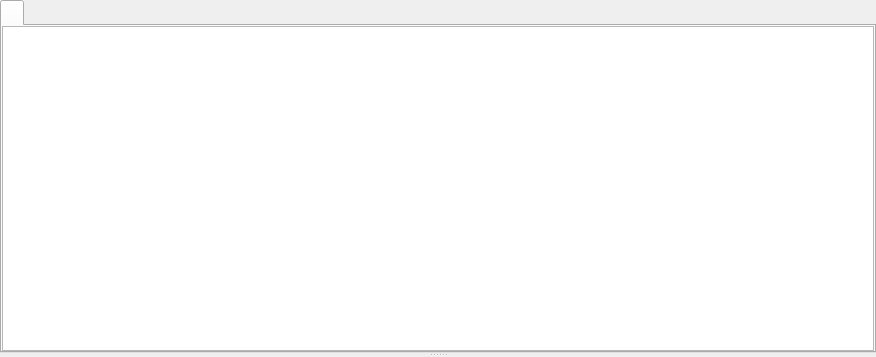
<?xml version="1.0" encoding="UTF-8"?>
<ui version="4.0">
 <class>Form</class>
 <widget class="QWidget" name="Form">
  <property name="geometry">
   <rect>
    <x>0</x>
    <y>0</y>
    <width>876</width>
    <height>357</height>
   </rect>
  </property>
  <property name="windowTitle">
   <string>Form</string>
  </property>
  <layout class="QVBoxLayout" name="verticalLayout_2">
   <property name="margin">
    <number>0</number>
   </property>
   <item>
    <widget class="QSplitter" name="splitter">
     <property name="orientation">
      <enum>Qt::Vertical</enum>
     </property>
     <widget class="QTabWidget" name="fileInfoTabWidget">
      <widget class="QWidget" name="fileInfoTabWidgetPage1">
       <attribute name="title">
        <string/>
       </attribute>
       <layout class="QVBoxLayout" name="verticalLayout">
        <property name="margin">
         <number>0</number>
        </property>
        <item>
         <widget class="DataLaneSummaryTableView" name="laneSummaryTableView"/>
        </item>
       </layout>
      </widget>
     </widget>
     <widget class="QStackedWidget" name="viewerStack">
      <property name="sizePolicy">
       <sizepolicy hsizetype="Expanding" vsizetype="Preferred">
        <horstretch>0</horstretch>
        <verstretch>0</verstretch>
       </sizepolicy>
      </property>
      <property name="currentIndex">
       <number>1</number>
      </property>
      <widget class="QWidget" name="page"/>
      <widget class="QWidget" name="page_2"/>
     </widget>
    </widget>
   </item>
  </layout>
 </widget>
 <customwidgets>
  <customwidget>
   <class>DataLaneSummaryTableView</class>
   <extends>QTableView</extends>
   <header>ilastik.applets.dataSelection.dataLaneSummaryTableView</header>
  </customwidget>
 </customwidgets>
 <resources/>
 <connections/>
</ui>
